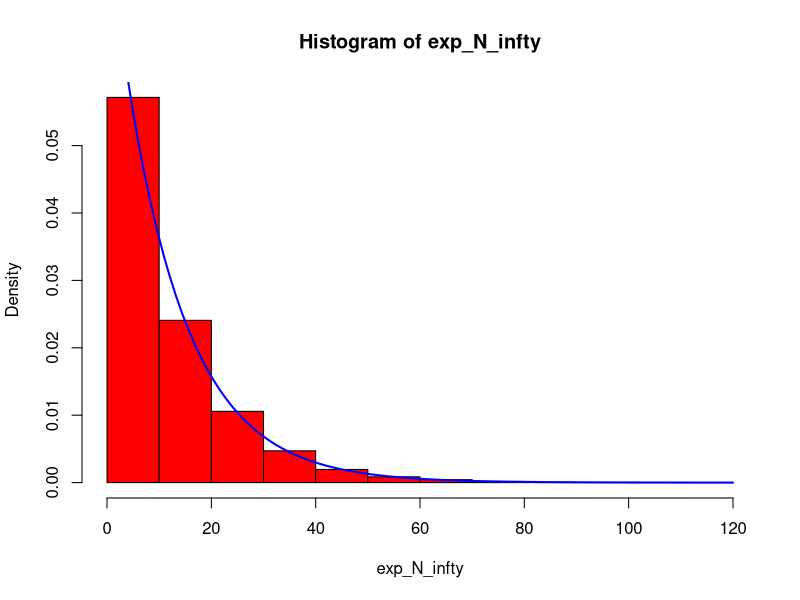
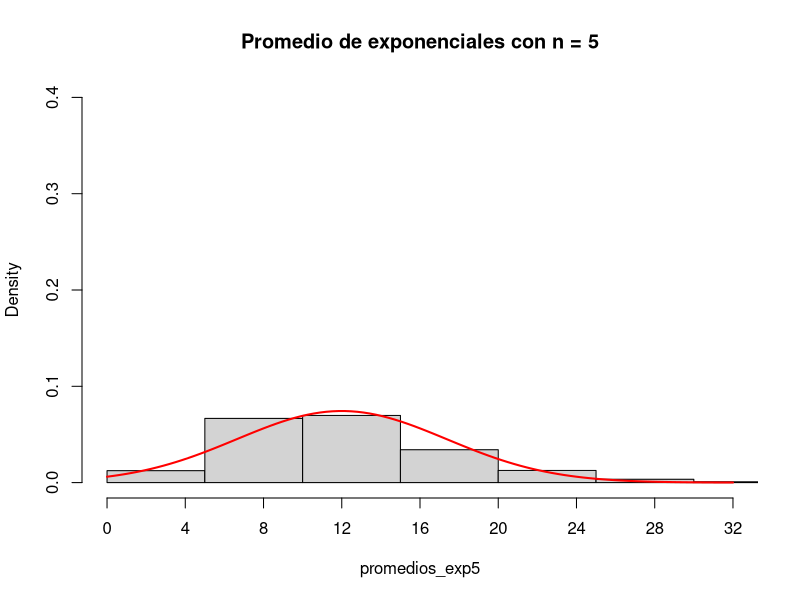
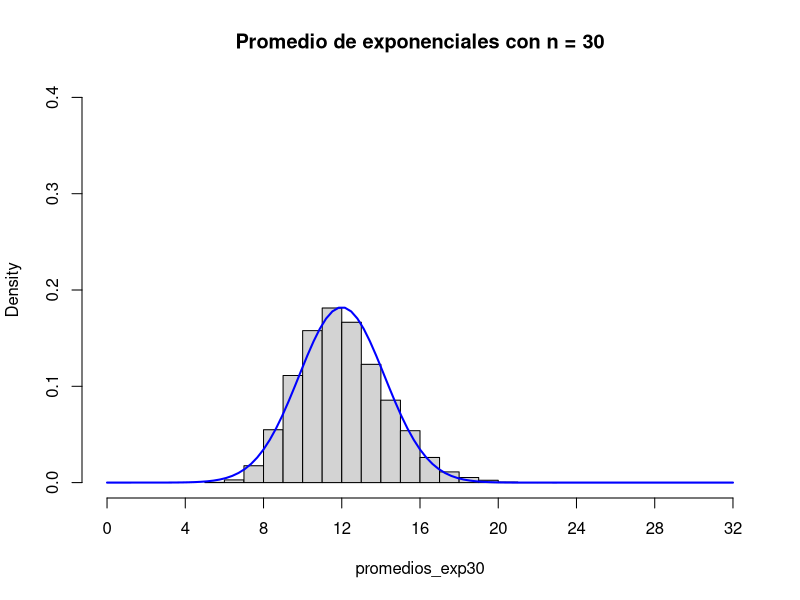
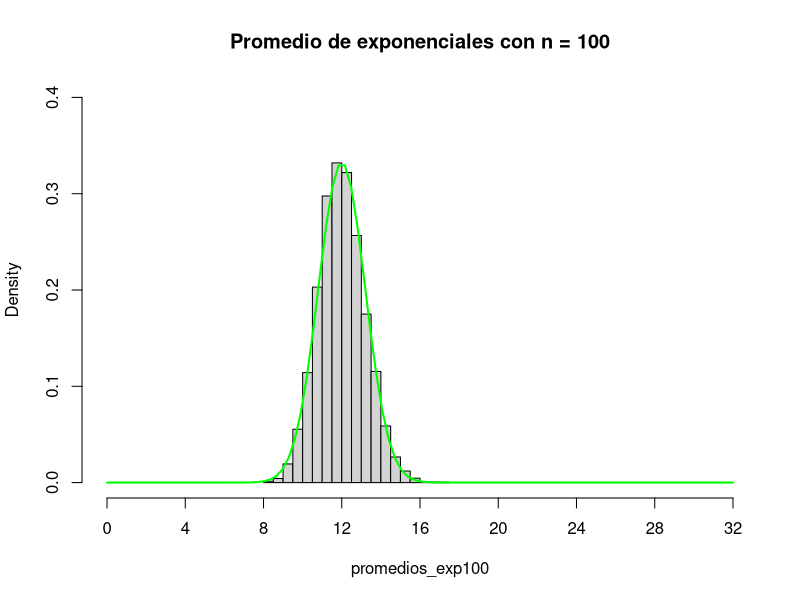
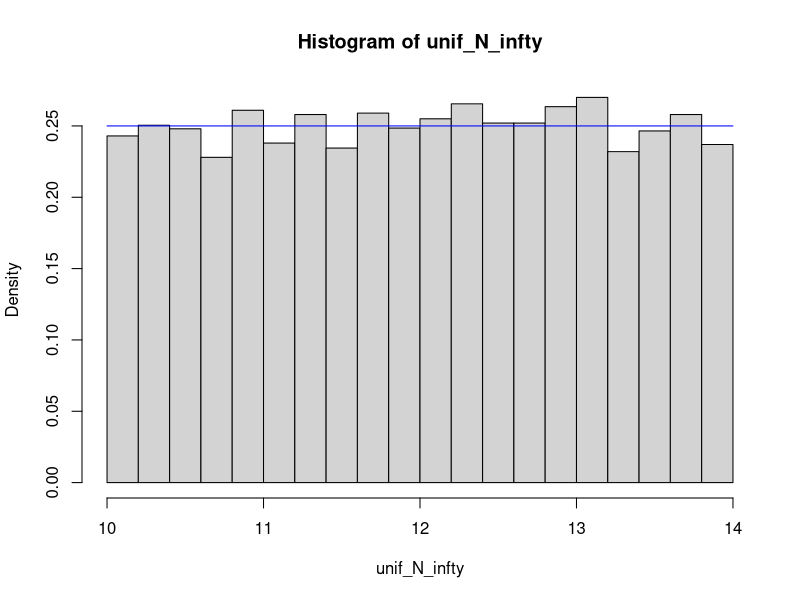
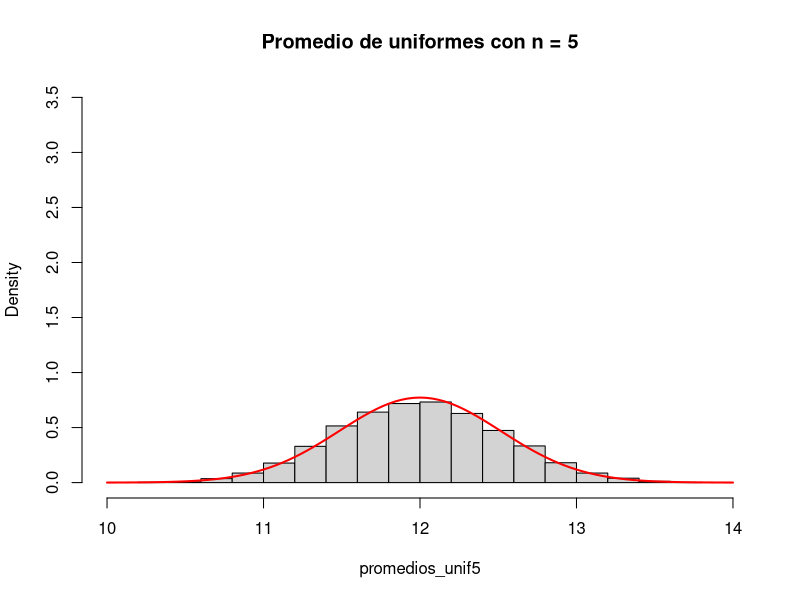
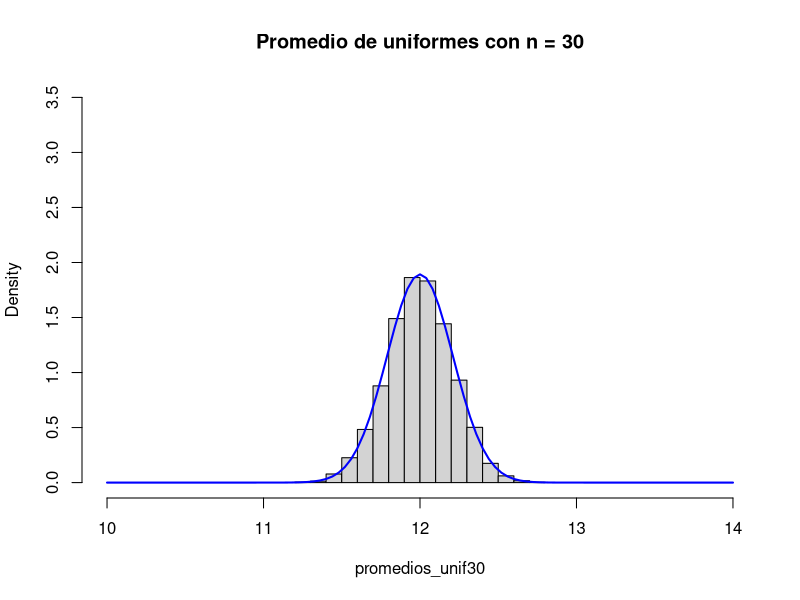
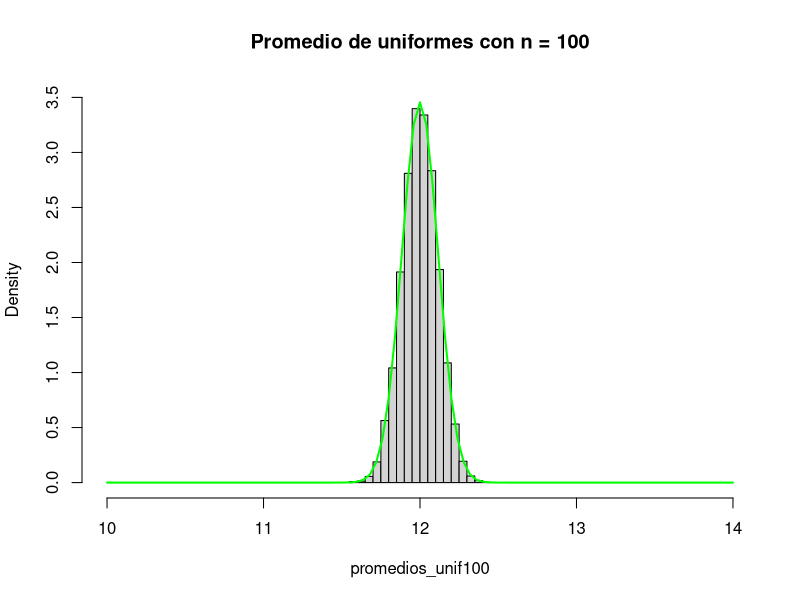

Write R code to recreate these figures, in order.
## ---- chunk 1
exp_N_infty = rexp(10000, rate = 1/12)
mean(exp_N_infty)
var(exp_N_infty)
## ---- chunk 2
hist(exp_N_infty, plot = T, probability = T, col = "red")
curve(1/12*exp(-(1/12)*x), add = T, col = "blue", lwd = 2)
## ---- chunk 3
calculo_de_promedios <- function(n){
  promedios_n = c()
  for(i in 1:10000){
    promedios_n <- append(promedios_n, mean(rexp(n, rate = 1/12)))
  } 
  return(promedios_n)
}
## ---- chunk 4

promedios_exp5 = calculo_de_promedios(5)

hist(promedios_exp5, plot = T, probability = T, xlim = c(0, 32), ylim = c(0, 0.4), xaxt = "n", main = "Promedio de exponenciales con n = 5")
axis(1, at = seq(0, 32, 4))
curve(dnorm(x, mean = 12, sd= sqrt(144/5)), add = T, col = "red", lwd = 2)
## ---- chunk 5
promedios_exp30 = calculo_de_promedios(30)
hist(promedios_exp30, plot = T, probability = T, xlim = c(0,32), ylim = c(0, 0.4), xaxt = "n", main = "Promedio de exponenciales con n = 30")
axis(1, at = seq(0, 32, 4))
curve(dnorm(x, mean = 12, sd= sqrt(144/30)), add = T, col = "blue", lwd = 2)
## ---- chunk 6
promedios_exp100 = calculo_de_promedios(100)
hist(promedios_exp100, plot = T, probability = T, xlim = c(0,32), ylim = c(0, 0.4), xaxt = "n", main = "Promedio de exponenciales con n = 100")
axis(1, at = seq(0, 32, 4))
curve(dnorm(x, mean = 12, sd= sqrt(144/100)), add = T, col = "green", lwd = 2)

## ---- chunk 7
unif_N_infty = runif(10000, min = 10, max = 14)
mean(unif_N_infty)
var(unif_N_infty)
## ---- chunk 8
hist(unif_N_infty, plot = T, probability = T)
curve(dunif(x, min = 10, max = 14), add = T, col = "blue")
## ---- chunk 9
calculo_de_promedios_unif <- function(n){
  promedios_n = c()
  for(i in 1:10000){
    promedios_n <- append(promedios_n, mean(runif(n, min = 10, max = 14)))
  } 
  return(promedios_n)
}
## ---- chunk 10
promedios_unif5 = calculo_de_promedios_unif(5)

hist(promedios_unif5, plot = T, probability = T, xlim = c(10, 14), ylim = c(0, 3.5), main = "Promedio de uniformes con n = 5")

curve(dnorm(x, mean = 12, sd= sqrt(4/15)), add = T, col = "red", lwd = 2)
## ---- chunk 11
promedios_unif30 = calculo_de_promedios_unif(30)
hist(promedios_unif30, plot = T, probability = T, xlim = c(10, 14), ylim = c(0, 3.5), main = "Promedio de uniformes con n = 30")
curve(dnorm(x, mean = 12, sd= sqrt(4/90)), add = T, col = "blue", lwd = 2)
## ---- chunk 12
promedios_unif100 = calculo_de_promedios_unif(100)
hist(promedios_unif100, plot = T, probability = T, xlim = c(10,14), ylim = c(0, 3.5), main = "Promedio de uniformes con n = 100")
curve(dnorm(x, mean = 12, sd= sqrt(4/300)), add = T, col = "green", lwd = 2)
## ---- chunk 13
norm_N_infty = rnorm(10000, mean = 12, sd = sqrt(4/3))
mean(norm_N_infty)
var(norm_N_infty)
## ---- chunk 14
hist(norm_N_infty, plot = T, probability = T)
curve(dnorm(x, mean = 12, sd = sqrt(4/3)), add = T, col = "blue")
## ---- chunk 15
calculo_de_promedios_norm <- function(n){
  promedios_n = c()
  for(i in 1:10000){
    promedios_n <- append(promedios_n, mean(rnorm(n, mean = 12, sd = sqrt(4/3))))
  } 
  return(promedios_n)
}
## ---- chunk 16
par(mfrow = c(3,1))
promedios_norm5 = calculo_de_promedios_norm(5)

hist(promedios_norm5, plot = T, probability = T, xlim = c(10,14), ylim = c(0, 3.5), main = "Promedio de normales con n = 5")

curve(dnorm(x, mean = 12, sd= sqrt(4/15)), add = T, col = "red", lwd = 2)

promedios_norm30 = calculo_de_promedios_norm(30)
hist(promedios_norm30, plot = T, probability = T, xlim = c(10, 14), ylim = c(0, 3.5), main = "Promedio de normales con n = 30")
curve(dnorm(x, mean = 12, sd= sqrt(4/90)), add = T, col = "blue", lwd = 2)

promedios_norm100 = calculo_de_promedios_norm(100)
hist(promedios_norm100, plot = T, probability = T, xlim = c(10, 14), ylim = c(0, 3.5), main = "Promedio de normales con n = 100")
curve(dnorm(x, mean = 12, sd= sqrt(4/300)), add = T, col = "green", lwd = 2)
## ---- chunk 17

## ---- chunk 18

